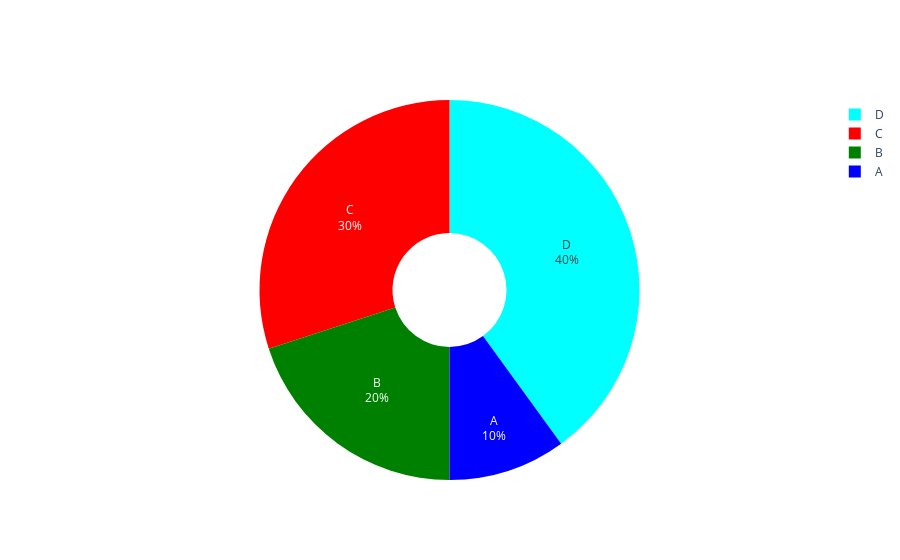

Here is the notebook cell this chart was saved with:
### Code cell
import plotly.graph_objects as go

# Sample data
labels = ['A', 'B', 'C', 'D']
values = [10, 20, 30, 40]

# Create a pie chart trace
trace = go.Pie(
    labels=labels,
    values=values,
    hole=0.3,  # Create a donut chart
    textinfo='label+percent',  # Display label and percentage
    marker=dict(colors=['blue', 'green', 'red', 'cyan'])
)

# Create a figure and plot it
fig = go.Figure(data=[trace])
fig.show()

### Figure 1 — Plotly figure (JSON) as saved in the notebook; plotly's stock layout.template omitted (floating-point values rounded to 4 significant figures)
{"data": [{"hole": 0.3, "labels": ["A", "B", "C", "D"], "marker": {"colors": ["blue", "green", "red", "cyan"]}, "textinfo": "label+percent", "type": "pie", "values": [10, 20, 30, 40]}], "layout": {}}
